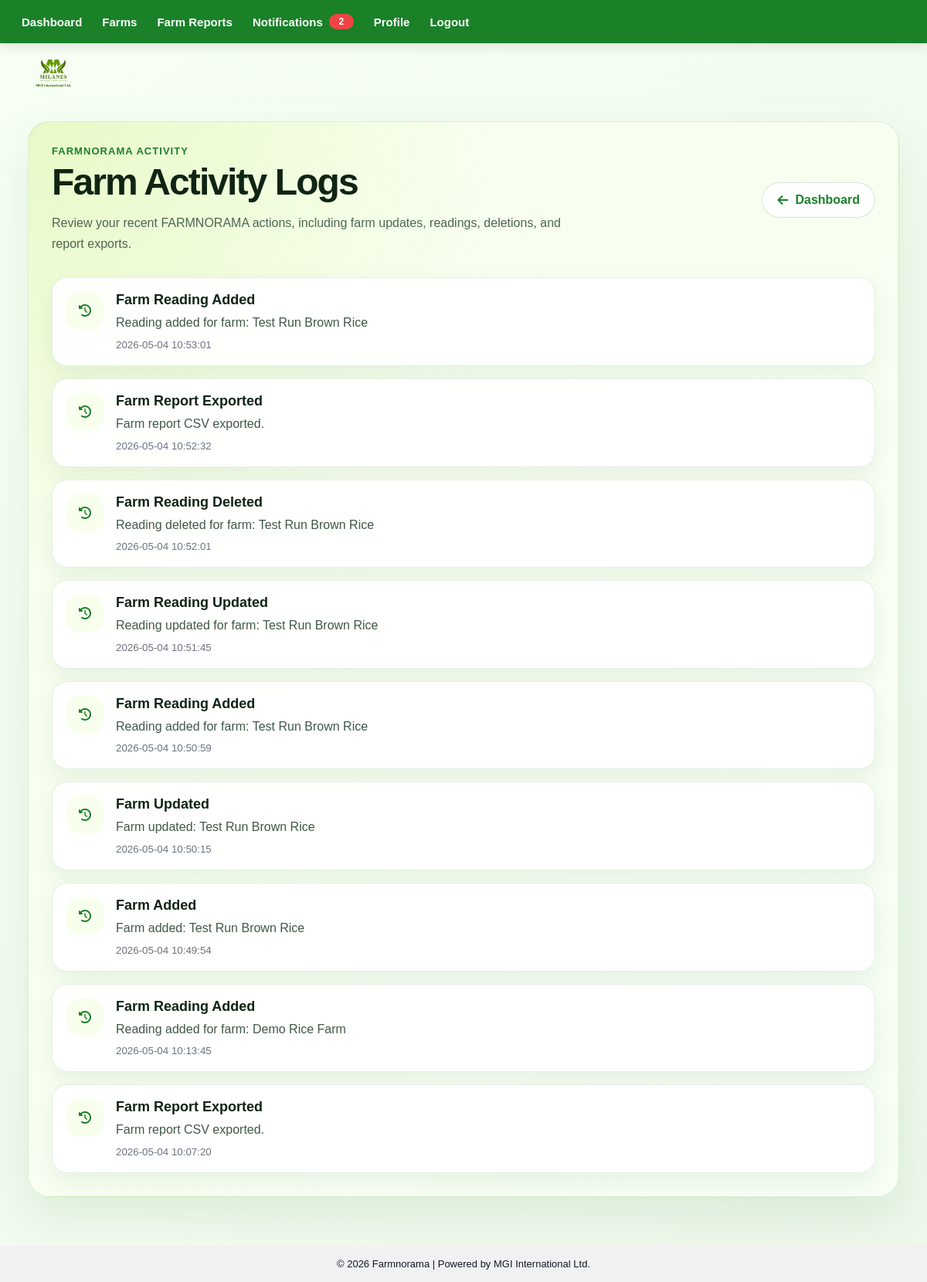
/farm-activity (signed in), run on the app's committed database.
### tables this page shows
CREATE TABLE audit_logs (
        id INTEGER PRIMARY KEY AUTOINCREMENT,
        email TEXT,
        action TEXT NOT NULL,
        details TEXT,
        created_at TEXT NOT NULL
    );

### farm_routes.py (the view)
@farm_bp.route('/farm-activity')
def farm_activity():
    if not login_required():
        return redirect('/login')
    conn = get_conn()
    cursor = conn.cursor()
    cursor.execute("""
        SELECT email, action, details, created_at
        FROM audit_logs
        WHERE email = ?
        AND action IN (
            'farm_added',
            'farm_updated',
            'farm_deleted',
            'farm_reading_added',
            'farm_reading_updated',
            'farm_reading_deleted',
            'farm_report_exported'
        )
        ORDER BY id DESC
        LIMIT 100
    """, (session['email'],))
    logs = cursor.fetchall()
    conn.close()
    return render_template('farm_activity.html', logs=logs)

### db.py (called while the page is built)
def get_conn():
    conn = sqlite3.connect(current_app.config['DATABASE'])
    conn.row_factory = sqlite3.Row
    return conn

### farm_routes.py (called while the page is built)
def login_required():
    return 'email' in session

### templates/farm_activity.html (shortened to what this page needs)
{% extends "layout.html" %}
{% block content %}
<div class="farm-page-wrap">
    <div class="farm-page-header">
        <div>
            <p class="farm-kicker">FARMNORAMA Activity</p>
            <h1>Farm Activity Logs</h1>
            <p class="farm-subtitle">
                Review your recent FARMNORAMA actions, including farm updates, readings, deletions, and report exports.
            </p>
        </div>
        <a href="/dashboard" class="farm-secondary-btn">
            <i class="fa-solid fa-arrow-left"></i>
            Dashboard
        </a>
    </div>
    {% if logs %}
        <div class="farm-activity-list">
            {% for log in logs %}
                <div class="farm-activity-card">
                    <div class="farm-activity-icon">
                        <i class="fa-solid fa-clock-rotate-left"></i>
                    </div>
                    <div>
                        <h3>{{ log['action'].replace('_', ' ').title() }}</h3>
                        <p>{{ log['details'] or 'No details provided.' }}</p>
                        <small>{{ log['created_at'] }}</small>
                    </div>
                </div>
            {% endfor %}
        </div>
    {% endif %}
</div>
{% endblock %}

### static/style.css (style rules this page uses)
body { margin: 0; font-family: Arial, sans-serif; background: linear-gradient(135deg, #f7fff5, #edf7ea); color: #111827; }
.farm-page-wrap { width: min(1180px, 92%); margin: 34px auto 100px; padding: 30px; border-radius: 28px; background: radial-gradient(circle at top left, rgba(166, 226, 46, 0.20), transparent 34%), linear-gradient(135deg, rgba(248, 255, 237, 0.98), rgba(247, 255, 245, 0.99)); border: 1px solid rgba(26, 129, 41, 0.13); box-shadow: 0 22px 60px rgba(26, 129, 41, 0.10); box-sizing: border-box; }
.farm-page-header { display: flex; align-items: center; justify-content: space-between; gap: 24px; margin-bottom: 30px; }
.farm-kicker { margin: 0 0 8px; color: #1a8129; font-size: 13px; font-weight: 900; letter-spacing: 0.08em; text-transform: uppercase; }
.farm-page-header h1 { margin: 0; color: #102414; font-size: clamp(34px, 4vw, 50px); font-weight: 900; letter-spacing: -0.04em; line-height: 1.05; }
.farm-subtitle { max-width: 700px; margin: 14px 0 0; color: #4d6752; font-size: 16px; line-height: 1.7; }
.farm-primary-btn, .farm-secondary-btn, .farm-card-link { display: inline-flex; align-items: center; justify-content: center; gap: 9px; text-decoration: none; font-weight: 900; border-radius: 999px; transition: 0.25s ease; box-sizing: border-box; }
.farm-secondary-btn { padding: 13px 19px; color: #1a8129; background: #ffffff; border: 1px solid rgba(26, 129, 41, 0.18); }
.farm-page-wrap { overflow: visible; }
.farm-page-wrap { width: min(1180px, 94%) !important; margin: 34px auto 110px !important; display: block !important; overflow: visible !important; }
.farm-page-header { width: 100% !important; display: flex !important; align-items: center !important; justify-content: space-between !important; gap: 24px !important; }
.farm-page-header > div:first-child { flex: 1 !important; min-width: 0 !important; }
.farm-activity-list { display: grid; gap: 16px; }
.farm-activity-card { display: flex; gap: 16px; align-items: flex-start; padding: 18px; border-radius: 20px; background: rgba(255, 255, 255, 0.94); border: 1px solid rgba(26, 129, 41, 0.12); box-shadow: 0 12px 28px rgba(18, 74, 27, 0.07); }
.farm-activity-icon { width: 48px; height: 48px; border-radius: 16px; display: grid; place-items: center; background: #f8ffed; color: #1a8129; flex: 0 0 48px; }
.farm-activity-card h3 { margin: 0 0 6px; color: #102414; font-size: 18px; }
.farm-activity-card p { margin: 0 0 6px; color: #405846; line-height: 1.6; }
.farm-activity-card small { color: #6b7280; }

### data on the page
audit_logs: action.replace "Farm Reading Added", details "Reading added for farm: Test Run Brown Rice", created_at "2026-05-04 10:53:01"
audit_logs: action.replace "Farm Report Exported", details "Farm report CSV exported.", created_at "2026-05-04 10:52:32"
audit_logs: action.replace "Farm Reading Deleted", details "Reading deleted for farm: Test Run Brown Rice", created_at "2026-05-04 10:52:01"
audit_logs: action.replace "Farm Reading Updated", details "Reading updated for farm: Test Run Brown Rice", created_at "2026-05-04 10:51:45"
audit_logs: action.replace "Farm Reading Added", details "Reading added for farm: Test Run Brown Rice", created_at "2026-05-04 10:50:59"
audit_logs: action.replace "Farm Updated", details "Farm updated: Test Run Brown Rice", created_at "2026-05-04 10:50:15"
audit_logs: action.replace "Farm Added", details "Farm added: Test Run Brown Rice", created_at "2026-05-04 10:49:54"
audit_logs: action.replace "Farm Reading Added", details "Reading added for farm: Demo Rice Farm", created_at "2026-05-04 10:13:45"
audit_logs: action.replace "Farm Report Exported", details "Farm report CSV exported.", created_at "2026-05-04 10:07:20"
